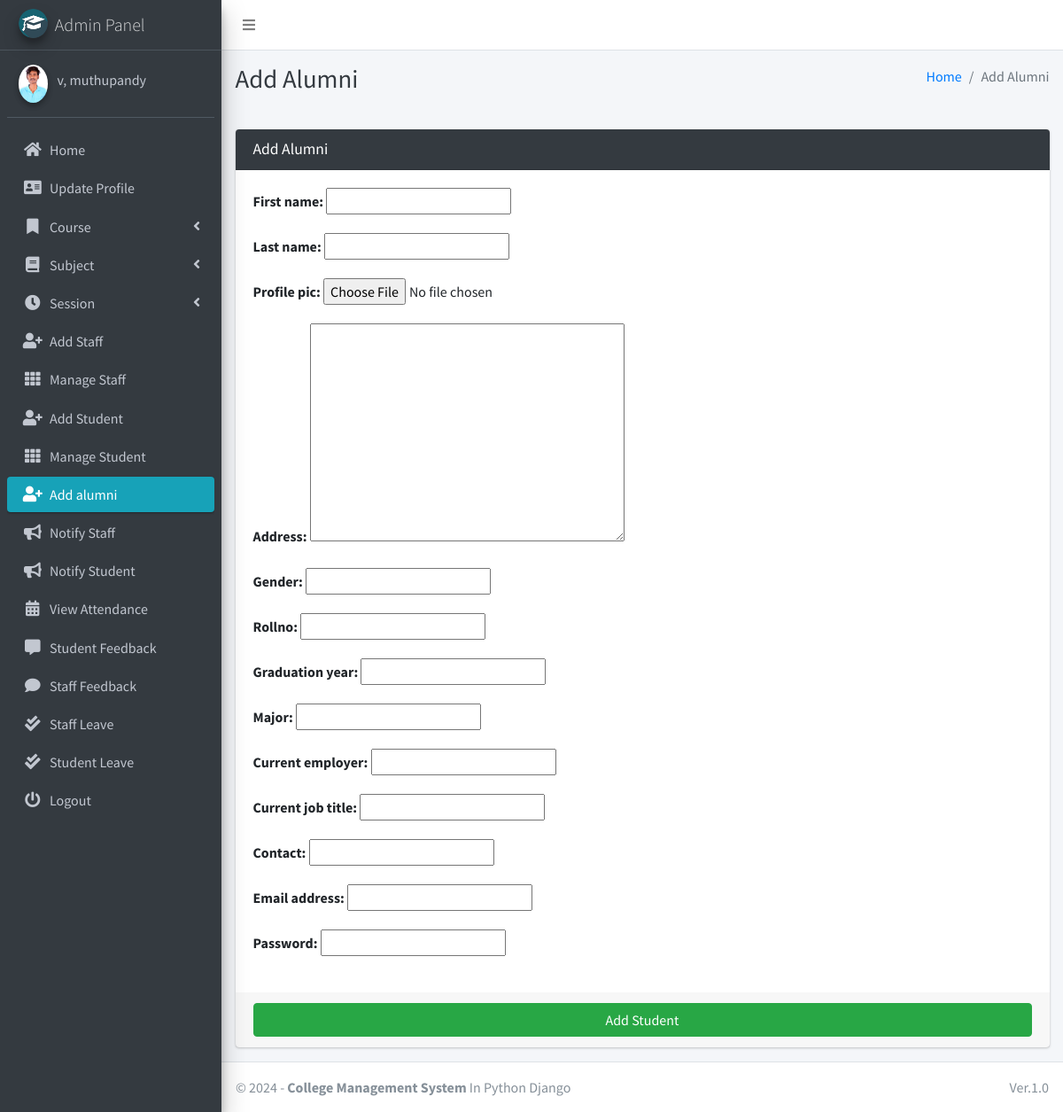
Page /add_alumni (signed in) on the committed database.
### main_app/models.py (models this page shows)
class CustomUser(AbstractUser):
    USER_TYPE = ((1, "HOD"), (2, "Staff"), (3, "Student"),(4, "alumni"))
    GENDER = [("M", "Male"), ("F", "Female")]
    username = None  # Removed username, using email instead
    email = models.EmailField(unique=True)
    user_type = models.CharField(default=1, choices=USER_TYPE, max_length=1)
    gender = models.CharField(max_length=1, choices=GENDER)
    profile_pic = models.ImageField()
    address = models.TextField()
    fcm_token = models.TextField(default="")  # For firebase notifications
    created_at = models.DateTimeField(auto_now_add=True)
    updated_at = models.DateTimeField(auto_now=True)
    USERNAME_FIELD = "email"
    REQUIRED_FIELDS = []
    objects = CustomUserManager()
    def __str__(self):
        return self.last_name + ", " + self.first_name

### main_app/hod_views.py (the view, shortened to what this page needs)
# urls.py: path("add_alumni",hod_views.add_alumni, name='add_alumni'),
def add_alumni(request):
    alumni_form = AlumniRegistrationForm(request.POST or None, request.FILES or None)
    context = {'form': alumni_form, 'page_title': 'Add Alumni'}
    return render(request, 'hod_template/add_alumni_template.html', context)

### alumni_app/forms.py
class AlumniRegistrationForm(forms.ModelForm):
    class Meta:
        model = Registration  # Specify the registration model
        fields = ['first_name', 'last_name', 'profile_pic','address','gender','rollno', 'graduation_year',
         'major', 'current_employer','current_job_title', 'contact', 'email','password']

### main_app/templates/hod_template/add_alumni_template.html (shortened to what this page needs)
{% extends 'main_app/base.html' %}
{% load static %}
{% block page_title %}{{page_title}}{% endblock page_title %}
{% block content %}
<section class="content">
    <div class="container-fluid">
        <div class="row">
            <div class="col-md-12">
                <div class="card card-dark">
                    <div class="card-header">
                        <h3 class="card-title">{{page_title}}</h3>
                    </div>
                    {% include "main_app/form_template.html" with messages=messages  form=form button_text="Add Student"%}
                </div>
            </div>
        </div>
    </div>
</section>
{% endblock content %}

### main_app/templates/main_app/sidebar_template.html (shortened to what this page needs)
{% load static %}
<aside class="main-sidebar sidebar-dark-info elevation-4">
    {% if request.user.user_type == '1' %}
    <a href="{% url 'admin_home' %}" class="brand-link">
        <img src="{% static 'dist/img/cmsl.png' %} " alt="AdminLTE Logo"
            class="brand-image img-circle elevation-3" >
        <span class="brand-text font-weight-light">Admin Panel</span>
    </a>
    <div class="sidebar">
        <div class="user-panel mt-3 pb-3 mb-3 d-flex">
            <div class="image">
                <img src="{{ request.user.profile_pic}}" class="img-circle elevation-2" alt="User Image">
            </div>
            <div class="info">
                <a href="#" class="d-block">{{user}}</a>
            </div>
        </div>
        <nav class="mt-2">
            <ul class="nav nav-pills nav-sidebar flex-column" data-widget="treeview" role="menu" data-accordion="false">
                <li class="nav-item">
                    {% url 'admin_home' as admin_home %}
                    <a href="{{admin_home}}" class="nav-link {% if admin_home == request.path %} active {% endif %}">
                        <i class="nav-icon fas fa-home"></i>
                        <p>
                            Home
                        </p>
                    </a>
                </li>
                <li class="nav-item">
                    {% url 'admin_view_profile' as admin_view_profile %}
                    <a href="{{admin_view_profile}}"
                        class="nav-link {% if admin_view_profile == request.path %} active {% endif %}">
                        <i class="nav-icon fas fa-address-card"></i>
                        <p>
                            Update Profile
                        </p>
                    </a>
                </li>
                <li class="nav-item has-treeview">
                    <a href="#" class="nav-link">
                        <i class="nav-icon fas fa-bookmark"></i>
                        <p>
                            Course
                            <i class="fas fa-angle-left right"></i>
                        </p>
                    </a>
                </li>
                <li class="nav-item has-treeview">
                    <a href="#" class="nav-link">
                        <i class="nav-icon fas fa-book"></i>
                        <p>
                            Subject
                            <i class="fas fa-angle-left right"></i>
                        </p>
                    </a>
                </li>
                <li class="nav-item has-treeview">
                    <a href="#" class="nav-link">
                        <i class="nav-icon fas fa-clock"></i>
                        <p>
                            Session
                            <i class="fas fa-angle-left right"></i>
                        </p>
                    </a>
                </li>
                <li class="nav-item">
                    {% url 'add_staff' as add_staff %}
                    <a href="{{add_staff}}" class="nav-link {% if add_staff == request.path %} active {% endif %}">
                        <i class="nav-icon fas fa-user-plus"></i>
                        <p>
                            Add Staff
                        </p>
                    </a>
                </li>
                <li class="nav-item">
                    {% url 'manage_staff' as manage_staff %}
                    {% url 'edit_staff' staff_id as edit_staff %}
                    <a href="{{manage_staff}}"
                        class="nav-link {% if manage_staff == request.path or request.path == edit_staff %} active {% endif %}">
                        <i class="nav-icon fas fa-th"></i>
                        <p>
                            Manage Staff
                        </p>
                    </a>
                </li>
                <li class="nav-item">
                    {% url 'add_student' as add_student%}
                    <a href="{{add_student}}" class="nav-link  {% if add_student == request.path %} active {% endif %}">
                        <i class="nav-icon fas fa-user-plus"></i>
                        <p>
                            Add Student
                        </p>
                    </a>
                </li>
                <li class="nav-item">
                    {% url 'manage_student' as manage_student %}
                    {% url 'edit_student' student_id as edit_student %}
                    <a href="{{manage_student}}"
                        class="nav-link  {% if edit_student == request.path or manage_student == request.path %} active {% endif %}">
                        <i class="nav-icon fas fa-th"></i>
                        <p>
                            Manage Student
                        </p>
                    </a>
                </li>
                <li class="nav-item">
                    {% url 'add_alumni' as add_alumni %}
                    <a href="{{add_alumni}}"
                        class="nav-link {% if add_alumni == request.path %} active {% endif %}">
                        <i class="nav-icon fas fa-user-plus"></i>
                        <p>
                            Add alumni
                        </p>
                    </a>
                </li>
                <li class="nav-item">
                    {% url 'admin_notify_staff' as admin_notify_staff %}
                    <a href="{{admin_notify_staff}}"
                        class="nav-link {% if admin_notify_staff == request.path %} active {% endif %}">
                        <i class="nav-icon fas fa-bullhorn"></i>
                        <p>
                            Notify Staff
                        </p>
                    </a>
                </li>
                <li class="nav-item">
                    {% url 'admin_notify_student' as admin_notify_student %}
                    <a href="{{admin_notify_student}}"
                        class="nav-link {% if admin_notify_student == request.path %} active {% endif %}">
                        <i class="nav-icon fas fa-bullhorn"></i>
                        <p>
                            Notify Student
                        </p>
                    </a>
                </li>
                <li class="nav-item">
                    {% url 'admin_view_attendance' as admin_view_attendance %}
                <li class="nav-item">
                    <a href="{{admin_view_attendance}}"
                        class="nav-link  {% if admin_view_attendance == request.path %} active {% endif %}">
                        <i class="nav-icon fas fa-calendar-alt"></i>
                        <p>
                            View Attendance
                        </p>
                    </a>
                </li>
                <li class="nav-item">
                    {% url 'student_feedback_message' as student_feedback_message %}
                    <a href="{{ student_feedback_message }}"
                        class="nav-link  {% if student_feedback_message == request.path %} active {% endif %}">
                        <i class="nav-icon fas fa-comment-alt"></i>
                        <p>
                            Student Feedback
                        </p>
                    </a>
                </li>
                <li class="nav-item">
                    {% url 'staff_feedback_message' as staff_feedback_message %}
                    <a href="{{staff_feedback_message}}"
                        class="nav-link   {% if staff_feedback_message == request.path %} active {% endif %}">
                        <i class="nav-icon fas fa-comment"></i>
                        <p>
                            Staff Feedback
                        </p>
                    </a>
                </li>
                <li class="nav-item">
                    {% url 'view_staff_leave' as view_staff_leave %}
                    <a href="{{view_staff_leave}}"
                        class="nav-link  {% if view_staff_leave == request.path %} active {% endif %}">
                        <i class="nav-icon fas fa-check-double"></i>
                        <p>
                            Staff Leave
                        </p>
                    </a>
                </li>
                <li class="nav-item">
                    {% url 'view_student_leave' as view_student_leave %}
                    <a href="{% url 'view_student_leave' %}"
                        class="nav-link  {% if view_student_leave == request.path %} active {% endif %}">
                        <i class="nav-icon fas fa-check-double"></i>
                        <p>
                            Student Leave
                        </p>
                    </a>
                </li>
                                        {% endif %}
                                        <li class="nav-item">
                                            <a href="{% url 'user_logout' %}"
                                                onclick="return confirm('Your session would be terminated.\n\nProceed?')"
                                                class="nav-link">
                                                <i class="nav-icon fas fa-power-off"></i>
                                                <p>
                                                    Logout
                                                </p>
                                            </a>
                                        </li>
                                    </ul>
                                </nav>
                            </div>
</aside>

### rows in the picture
CustomUser: user.profile_pic (picture), last_name+first_name "v, muthupandy"

### other values in the picture
{{ page_title }} "Add Alumni"
{{ field.label_tag }} "First name:" "Last name:" "Profile pic:" "Address:" "Gender:" "Rollno:" "Graduation year:" "Major:" "Current employer:" "Current job title:" "Contact:" "Email address:" "Password:"
{{ button_text }} "Add Student"
